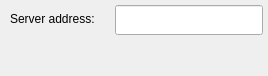
<?xml version="1.0" encoding="UTF-8"?>
<ui version="4.0">
 <class>pastebinServersConfig</class>
 <widget class="QWidget" name="pastebinServersConfig">
  <property name="geometry">
   <rect>
    <x>0</x>
    <y>0</y>
    <width>268</width>
    <height>76</height>
   </rect>
  </property>
  <property name="windowTitle">
   <string>Pastebin Server Config Dialog</string>
  </property>
  <widget class="KLineEdit" name="klineedit">
   <property name="geometry">
    <rect>
     <x>115</x>
     <y>5</y>
     <width>148</width>
     <height>30</height>
    </rect>
   </property>
  </widget>
  <widget class="QLabel" name="label">
   <property name="geometry">
    <rect>
     <x>10</x>
     <y>10</y>
     <width>111</width>
     <height>18</height>
    </rect>
   </property>
   <property name="text">
    <string>Server address:</string>
   </property>
  </widget>
  <widget class="KDialog" name="kdialog">
   <property name="geometry">
    <rect>
     <x>50</x>
     <y>40</y>
     <width>180</width>
     <height>34</height>
    </rect>
   </property>
  </widget>
 </widget>
 <customwidgets>
  <customwidget>
   <class>KDialog</class>
   <extends>QDialog</extends>
   <header>kdialog.h</header>
   <container>1</container>
  </customwidget>
  <customwidget>
   <class>KLineEdit</class>
   <extends>QLineEdit</extends>
   <header>klineedit.h</header>
  </customwidget>
 </customwidgets>
 <resources/>
 <connections/>
</ui>
